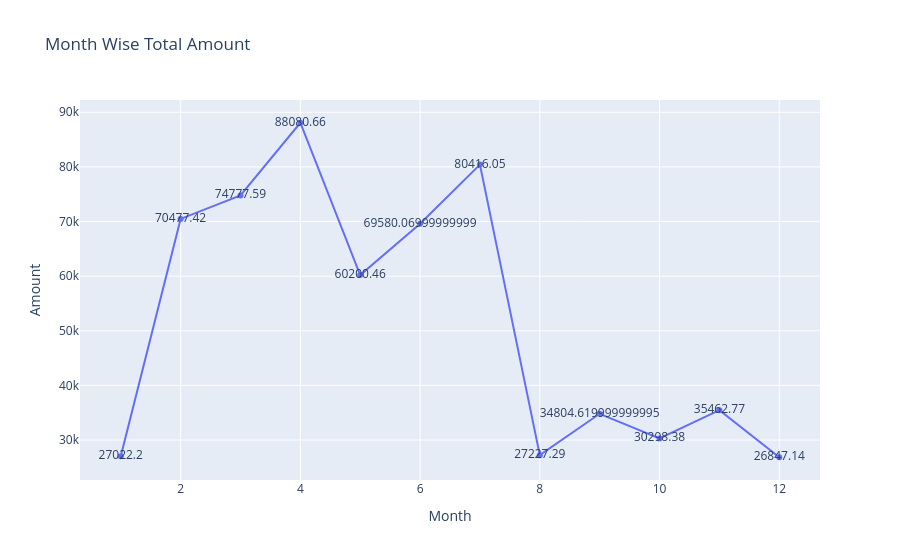

Notebook code cell kept with this figure:
### Code cell
fig = px.line(data_frame = q5, x='Month', y = 'Amount', title='Month Wise Total Amount',
             text='Amount')
fig.show()

### Figure 1 — Plotly figure (JSON) as saved in the notebook; plotly's stock layout.template omitted (floating-point values rounded to 4 significant figures)
{"data": [{"hovertemplate": "Month=%{x}<br>Amount=%{text}<extra></extra>", "legendgroup": "", "line": {"color": "#636efa", "dash": "solid"}, "marker": {"symbol": "circle"}, "mode": "lines+markers+text", "name": "", "orientation": "v", "showlegend": false, "text": [27020.0, 70480.0, 74780.0, 88080.0, 60200.0, 69580.0, 80420.0, 27230.0, 34800.0, 30300.0, 35460.0, 26850.0], "type": "scatter", "x": [1, 2, 3, 4, 5, 6, 7, 8, 9, 10, 11, 12], "xaxis": "x", "y": [27020.0, 70480.0, 74780.0, 88080.0, 60200.0, 69580.0, 80420.0, 27230.0, 34800.0, 30300.0, 35460.0, 26850.0], "yaxis": "y"}], "layout": {"legend": {"tracegroupgap": 0}, "title": {"text": "Month Wise Total Amount"}, "xaxis": {"anchor": "y", "domain": [0, 1], "title": {"text": "Month"}}, "yaxis": {"anchor": "x", "domain": [0, 1], "title": {"text": "Amount"}}}}
